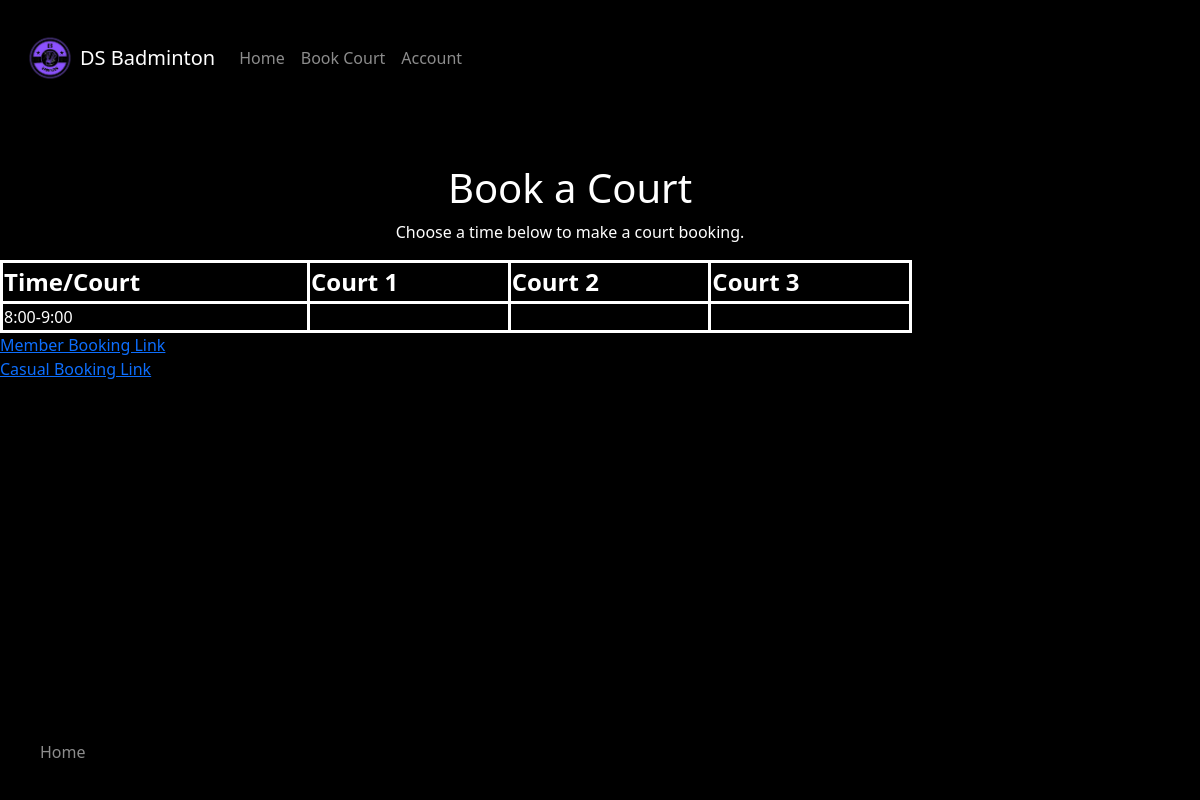
Before: /booking/ with the older database file.
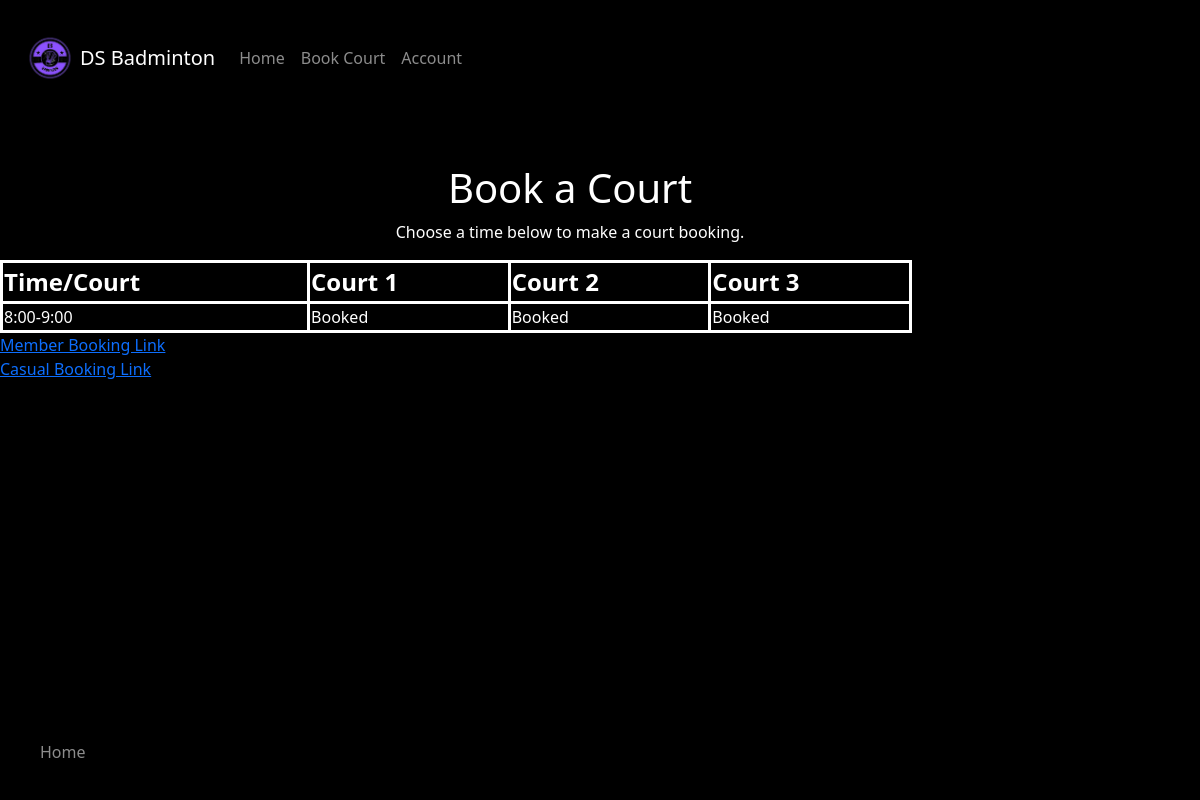
After: the same page with the newer database file.
### BadmintonCourt/models.py (models this page shows, shortened)
class court(models.Model):
    courtName = models.TextField()
    startTime = models.DateTimeField()
    endTime = models.DateTimeField()
    amount = models.FloatField()
    available = models.BooleanField(default=True)

### BadmintonCourt/views.py (the view)
# urls.py: path('booking/', BookTableView.as_view(), name='booking'),
class BookTableView(ListView):
    model = court
    template_name = 'booking.html'

### BadmintonCourt/templates/booking.html (shortened to what this page needs)
{% extends "base.html" %}
{% load static %}
{% block content %}
<body>
    <h1 class="text-center text-white">Book a Court</h1>
    <p class="text-center text-white">Choose a time below to make a court booking.</p>
</body>
    <div class="tablestyle">
        <table style="width:80%">
            <tr style="font-size: 18pt;">
            <th>Time/Court</th>
                <th>Court 1</th>
                <th>Court 2</th>
                <th>Court 3</th>
            </tr>
            <tr>
            <td>8:00-9:00</td>
            <td>
                {% for court in object_list %}
                    {% if court.courtName == "Court1 8-9" %}
                        {% if court.available == True %}
                            <a href="{% if user.is_authenticated %}{% url 'mbook' %}{% else %}{% url 'nbook' %}{% endif %}">
                                Select
                            </a>
                        {% elif court.available == False %}
                            Booked
                        {% else %}
                            Unavailable
                        {% endif %}
                    {% endif %}
                {% endfor %}
            </td>
            <td>
                {% for court in object_list %}
                    {% if court.courtName == "Court2 8-9" %}
                        {% if court.available == True %}
                            <a href="{% if user.is_authenticated %}{% url 'mbook' %}{% else %}{% url 'nbook' %}{% endif %}">
                                Select
                            </a>
                        {% elif court.available == False %}
                            Booked
                        {% else %}
                            Unavailable
                        {% endif %}
                    {% endif %}
                {% endfor %}
            </td>
            <td>
                {% for court in object_list %}
                    {% if court.courtName == "Court3 8-9" %}
                        {% if court.available == True %}
                            <a href="{% if user.is_authenticated %}{% url 'mbook' %}{% else %}{% url 'nbook' %}{% endif %}">
                                Select
                            </a>
                        {% elif court.available == False %}
                            Booked
                        {% else %}
                            Unavailable
                        {% endif %}
                    {% endif %}
                {% endfor %}
            </td>
            </tr>
        </table>
    </div>
<a href='mbook'>Member Booking Link</a>
<br>
<a href='nbook'>Casual Booking Link</a>
{% endblock %}

### templates/base.html (shortened to what this page needs)
<!DOCTYPE html>
<html lang="en">
<head>
    <link href="https://cdn.jsdelivr.net/npm/bootstrap@5.3.3/dist/css/bootstrap.min.css" rel="stylesheet">
    {% load static %}
    <link rel="stylesheet" href="{% static 'css/base.css' %}" />
</head>
<body>
    <header class="header">
        <nav class="navbar navbar-expand-lg navbar-dark bg-black">
            <div class="container">
                <img src="{% static 'images/DSB_Logo.png' %}" alt="Logo" width="60" height="60">
                <a class="navbar-brand" href="/">DS Badminton</a>
                <div class="collapse navbar-collapse" id="navbarNav">
                    <ul class="navbar-nav">
                        <li class="nav-item">
                            <a class="nav-link" href="/">Home</a>
                        </li>
                        <li class="nav-item">
                            <a class="nav-link" href="/booking/">Book Court</a>
                        </li>
                        <li class="nav-item">
                            <a class="nav-link" href="{% url 'useraccount' %}">Account</a>
                        </li>
                    </ul>
                </div>
            </div>
        </nav>
    </header>
    <div class="container mt-5">
        {% block content %}
        {% endblock %}
    </div>
    <div class="footer">
        <nav class="navbar navbar-expand-lg navbar-dark bg-black">
            <div class="container-fluid">
                <ul class="navbar-nav me-auto mb-2 mb-lg-0">
                    <li class="nav-item">
                        <a class="nav-link" href="/">Home</a></li>
                </ul>
            </div>
        </nav>
    </div>
</body>
</html>

### static/css/base.css (style rules this page uses)
body { background-color: #000000; }
.header { background-color: #000000; text-align: center; padding: 20px; }
.footer { background-color: #000000; padding: 20px; text-align: center; position: fixed; bottom: 0; width: 100%; }

### templates/base.html (style rules this page uses)
.container { position: relative; margin: 0; padding: 0; width: 100%; height: auto; }

### BadmintonCourt/templates/booking.html (style rules this page uses)
.tablestyle { color: white; }
table, th, td { border: 3px solid white; }

Changed rows visible on the page:
added court: courtName "Booked", shown under "Book a Court"
added court: courtName "Booked"
added court: courtName "Booked"
